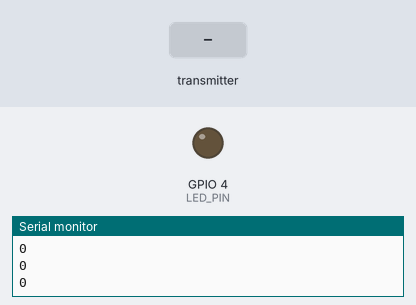
Bench run of a sketch on a simulated ESP32. Shown: output pins drawn as LEDs (lit = HIGH), the last lines printed to the serial monitor. Inputs (shaded band) come from the test bench.

Above: at 1.2 s.
1.3 s: the transmitter starts sending alarm = 1
At 1.6 s:
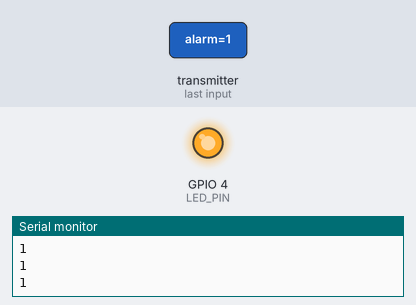
2.8 s: the transmitter starts sending alarm = 0
At 4.0 s:
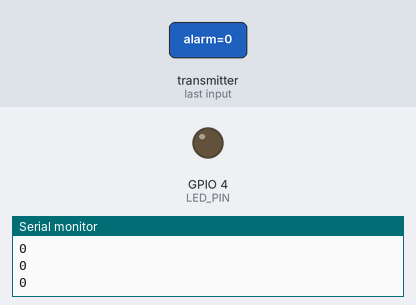
Timing chart, 0 to 5.8 s (numbered marks = the images above; inputs shaded):
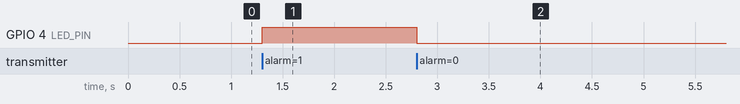

The sketch:

ESPNOWReceiverWithFailSafe.ino
```cpp
/*
  TEST: Receiver; Wireless Communication Type: ESPNOW (Device to Device) with failsafe

  PURPOSE:
  Verify ESP-NOW reception and timeout fail-safe behavior.

  METHOD:
  - Receive data via ESP-NOW
  - Control LED through GPIO pin
  - Activate fail-safe if no data is received after timeout

  EXPECTED RESULT:
  - LED follows received signal
  - LED turns ON after timeout if communication is lost
  - LED resumes normal behavior when communication returns

  NOTES:
  - Designed for one-way communication (transmitter → receiver)
*/

#include <WiFi.h>
#include <esp_now.h>

#define LED_PIN 4

unsigned long lastRecv = 0;
const unsigned long timeout = 5000;

bool alarmState = false;

typedef struct{
  bool alarm;
} Message;

Message msg;

// Callback when data is received
void onRecv(const esp_now_recv_info*, const uint8_t* data, int len){

  // Validate message size
  if (len != sizeof(msg)){
    return;
  }

  // Copy received data
  memcpy(&msg, data, sizeof(msg));

  // Update state
  alarmState = msg.alarm;

  // Reset timeout timer
  lastRecv = millis();
}

void setup(){
  Serial.begin(115200);

  // Configure LED pin
  pinMode(LED_PIN, OUTPUT);
  digitalWrite(LED_PIN, LOW);

  // Set WiFi mode
  WiFi.mode(WIFI_STA);

  // Initialize ESP-NOW
  if (esp_now_init() != ESP_OK) {
    Serial.println("Error initializing ESP-NOW");
    return;
  }

  // Register receive callback
  esp_now_register_recv_cb(onRecv);
}

void loop(){

  // Fail-safe: if no message received within timeout, trigger alarm
  if (millis() - lastRecv > timeout){
    alarmState = true;
  }

  // Control LED
  if (alarmState == true){
    digitalWrite(LED_PIN, HIGH);
  }
  else{
    digitalWrite(LED_PIN, LOW);
  }

  // Debug output
  Serial.println(alarmState);

  delay(100);
}
```

Measured:
- after the input at 1.3 s, GPIO 4 (LED_PIN): LOW → HIGH at once
- after the input at 2.8 s, GPIO 4 (LED_PIN): HIGH → LOW at once
